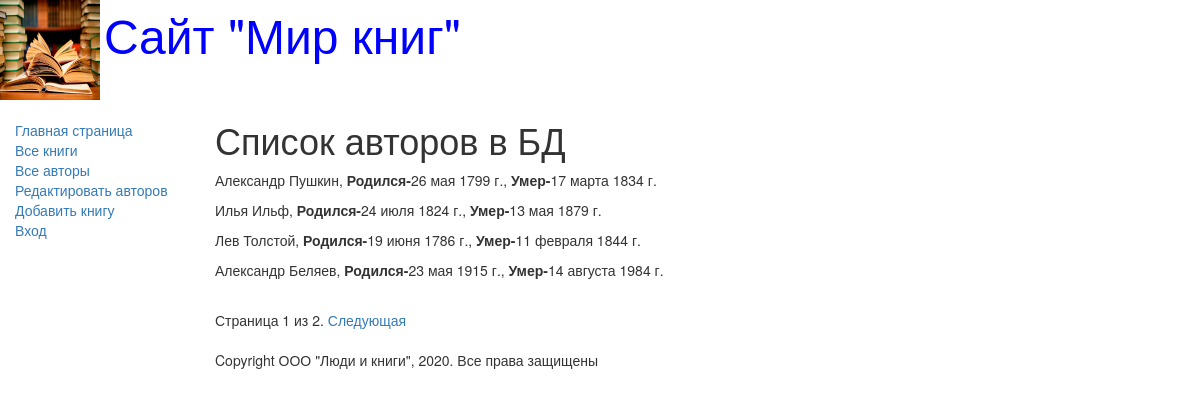
Screenshot of /authors/ with the database file from the repository.
### catalog/models.py (models this page shows, shortened)
class Author(models.Model):
    first_name = models.CharField(max_length=100, help_text="Введите имя автора",
        verbose_name="Имя автора")
    last_name = models.CharField(max_length=100, help_text="Введите фамилию автора",
        verbose_name="Фамилия автора")
    date_of_birth = models.DateField(help_text="Введите дату рождения", verbose_name="Дата рождения",
        null=True, blank=True)
    date_of_death = models.DateField(help_text="Введите дату смерти", verbose_name="Дата смерти",
        null=True, blank=True)

### catalog/views.py (the view)
# urls.py: re_path(r'^authors/$', views.AuthorListView.as_view(), name='authors'),
class AuthorListView(generic.ListView):
   model = Author
   paginate_by = 4

### catalog/templates/catalog/author_list.html
{% extends "base_generic.html" %}
{% block content %}
<h1>Список авторов в БД</h1>
{% if author_list %}
{% for author in author_list.all %}
<p>{{ author.first_name}}  {{author.last_name}},
<strong>Родился-</strong>{{author.date_of_birth}},
<strong>Умер-</strong>{{author.date_of_death}}</p>
{% endfor %}
{% else %}
<p>В базе данных нет авторов</p>
{% endif %}
{% endblock %}

### catalog/templates/base_generic.html (shortened to what this page needs)
<!DOCTYPE html>
<html lang="en">
<head>
 <link rel="stylesheet"
 href="https://maxcdn.bootstrapcdn.com/bootstrap/3.3.7/css/bootstrap.min.css">
 {% load static %}
 <link rel="stylesheet" href="{% static 'css/styles.css' %}">
 {% block head %}
 <img src="{% static 'images/logotip.jpg' %}"
 style="width:100px; height:100px;" align="absmiddle">
 <font size=7, color="blue">Сайт "Мир книг"</font>
 {% endblock %}
</head>
<body>
 <div class="container-fluid">
 <div class="row">
 <div class="col-sm-2">
 {% block sidebar %}
 <ul class="sidebar-nav">
 <li><a href="{% url 'index' %}">Главная страница</a></li>
 <li><a href="{% url 'books' %}">Все книги</a></li>
 <li><a href="{% url 'authors' %}">Все авторы</a></li>
 <li><a href="{% url 'authors_add' %}">Редактировать авторов</a></li>
 <li><a href="{% url 'book_create' %}">Добавить книгу</a></li>
 {% if user.is_authenticated %}
 <li>Пользователь: {{ user.get_username }}</li>
 <li><a href="{% url 'my-borrowed' %}">Мои заказы</a></li>
 <li><a href="{% url 'logout'%}?next={{request.path}}">Выход</a></li>
 {% else %}
 <li><a href="{% url 'login'%}?next={{request.path}}">Вход</a></li>
 {% endif %}
 </ul>
 {% endblock %}
 </div>
 <div class="col-sm-10 ">
        {% block content %}{% endblock %}
        {% block pagination %}
            {% if is_paginated %}
                <div class="pagination">
                    <span class="page-links">
                    <span class="page-current">
                        Страница {{ page_obj.number }} из
                        {{ page_obj.paginator.num_pages }}.
                    </span>
                    {% if page_obj.has_next %}
                        <a href="{{ request.path }}?page={{ page_obj.next_page_number }} ">Следующая</a>
                    {% endif %}
                    </span>
                </div>
            {% endif %}
            {% endblock %}
        {% block footer %}
             {% block copyright %}
             <p>Copyright ООО "Люди и книги", 2020. Все права защищены</p>
             {% endblock %}
        {% endblock %}
        </div>
        </div>
    </div>
</body>
</html>

### catalog/static/css/styles.css (style rules this page uses)
.sidebar-nav { margin-top: 20px; padding: 0; list-style: none; }

### rows the page displays
Author: first_name "Александр", last_name "Пушкин", date_of_birth "26 мая 1799 г.", date_of_death "17 марта 1834 г."
Author: first_name "Илья", last_name "Ильф", date_of_birth "24 июля 1824 г.", date_of_death "13 мая 1879 г."
Author: first_name "Лев", last_name "Толстой", date_of_birth "19 июня 1786 г.", date_of_death "11 февраля 1844 г."
Author: first_name "Александр", last_name "Беляев", date_of_birth "23 мая 1915 г.", date_of_death "14 августа 1984 г."

### other values shown
{{ page_obj.number }} "1"
{{ page_obj.paginator.num_pages }} "2"
